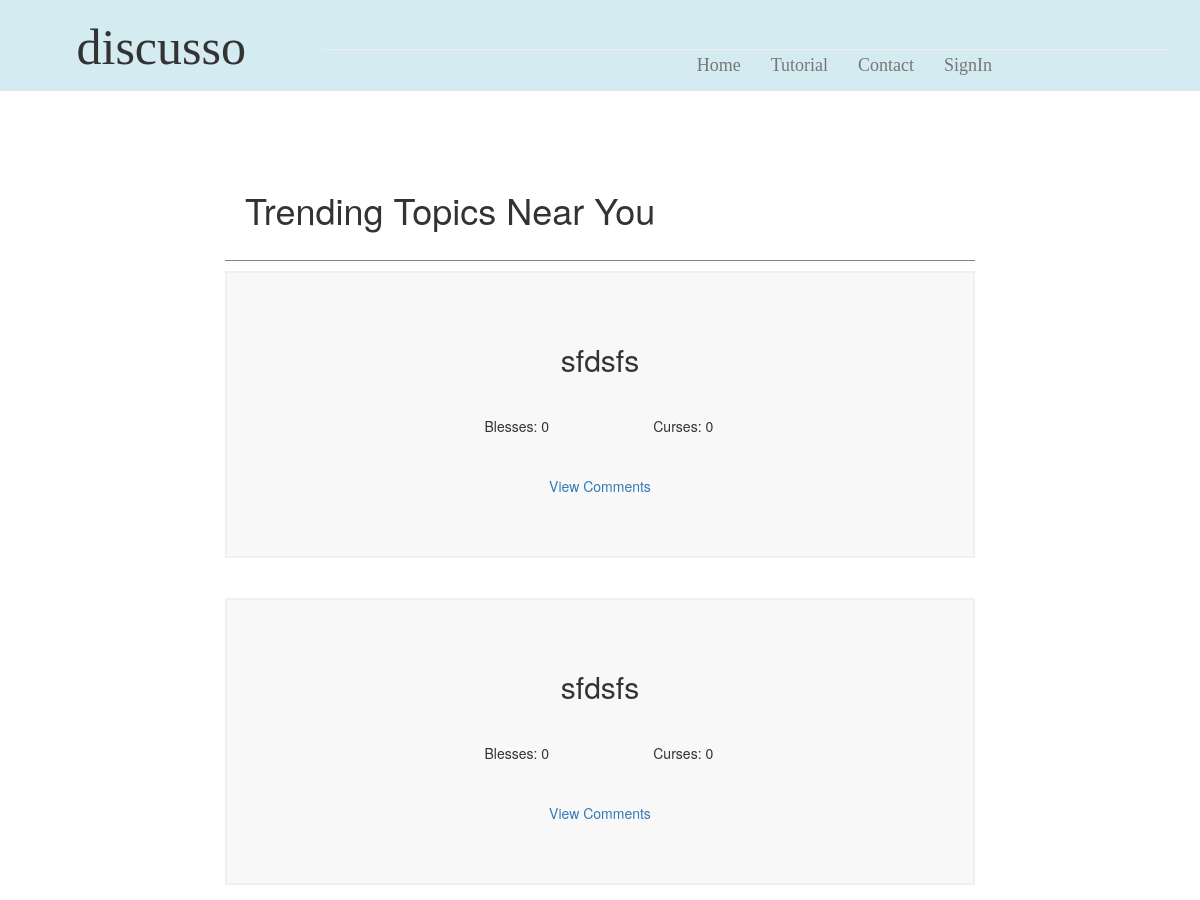
Page /homepage (upper part) on the earlier database version.
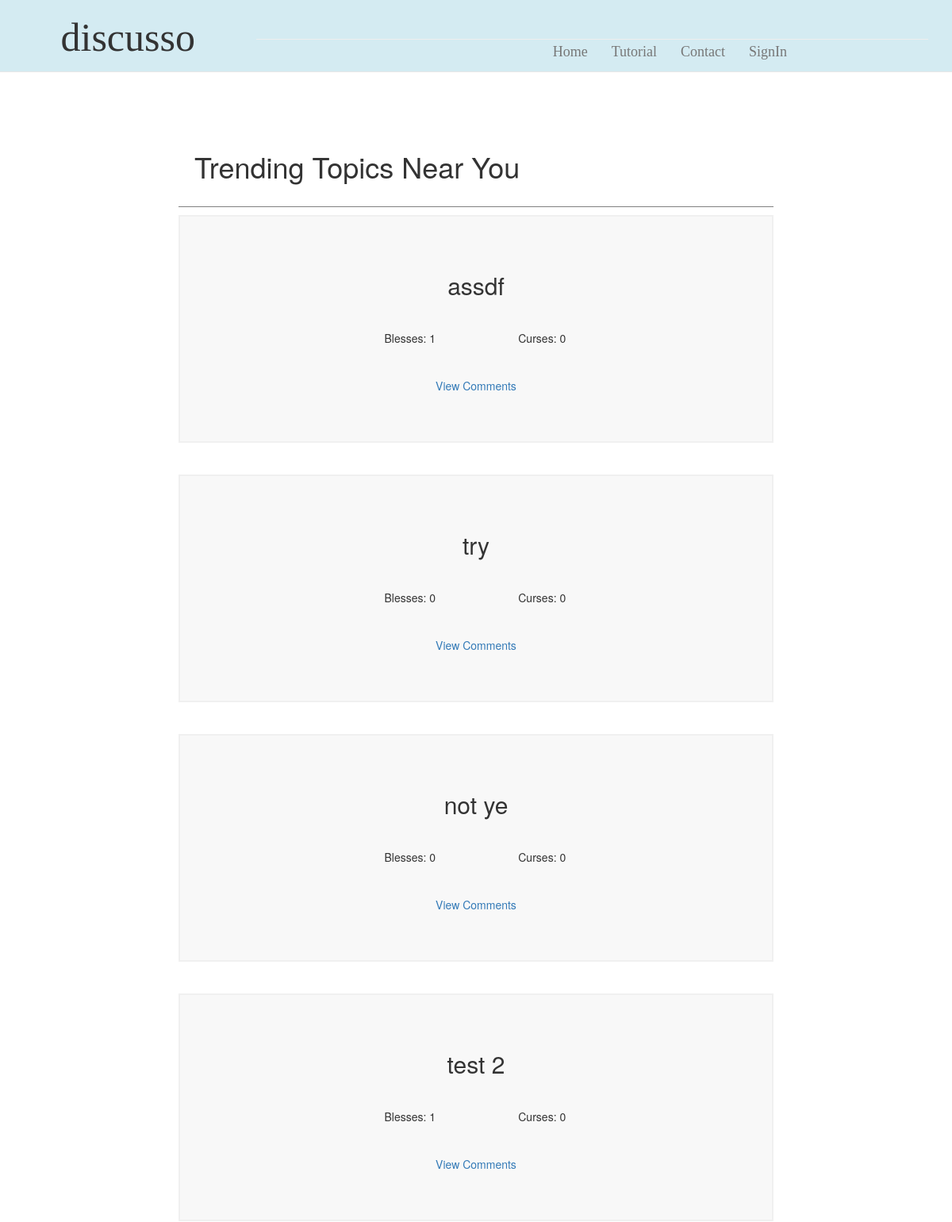
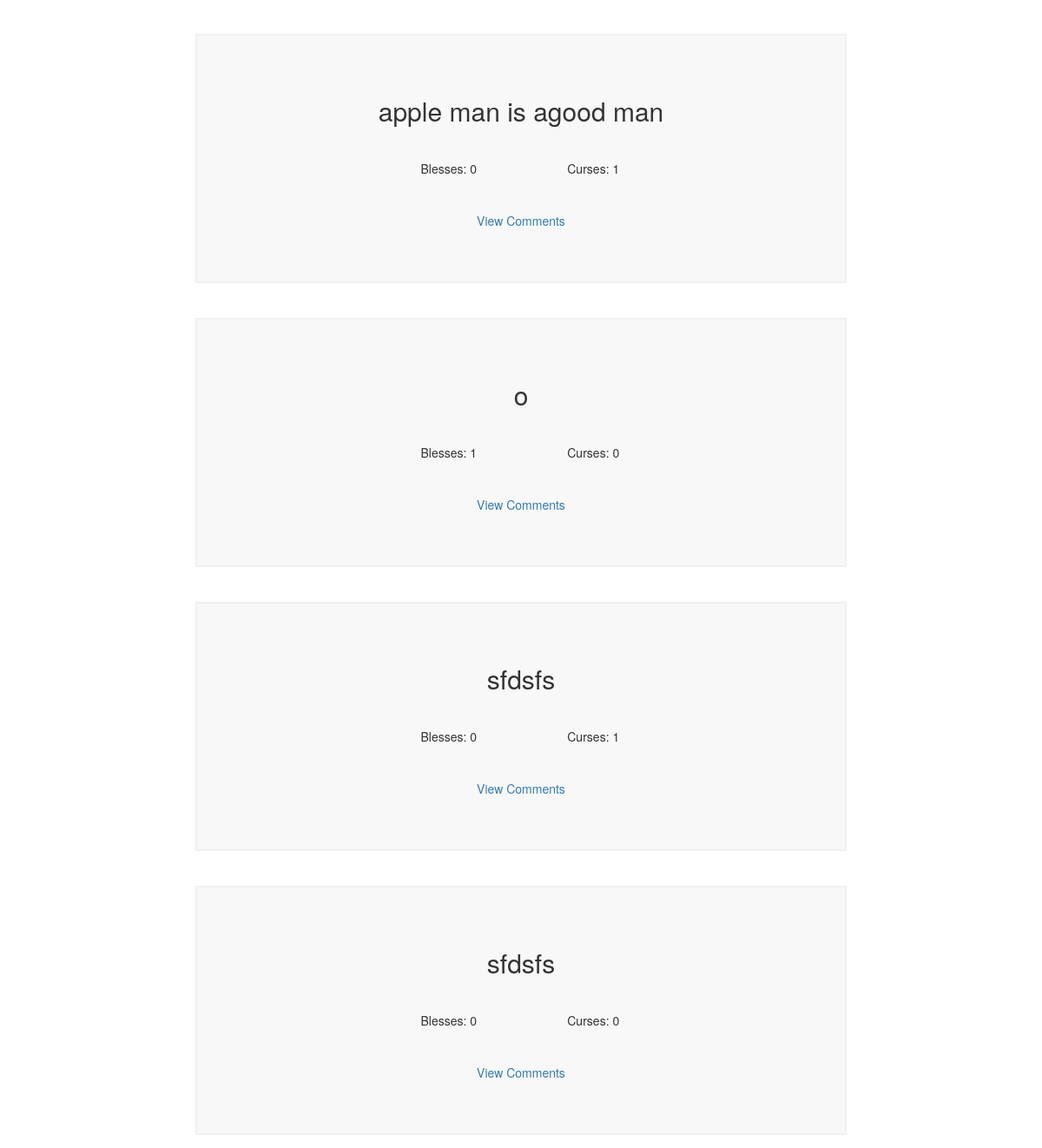
Same page on the later database version (2 pictures, top to bottom).
### app/models.py (models this page shows, shortened)
class Post(db.Model):
    id = db.Column(db.Integer, primary_key=True)
    title = db.Column(db.String(64))
    desc = db.Column(db.String(248))
    blesses = db.Column(db.Integer, default=0)
    curses = db.Column(db.Integer, default=0)
    timestamp = db.Column(db.DateTime, index=True, default=datetime.utcnow)
    user_id = db.Column(db.Integer, db.ForeignKey('user.id'))
    p_replies = db.relationship('Reply', backref='ogPost', lazy='dynamic')
    user_votes = db.relationship('Post_BC', backref='post', lazy='dynamic')

### app/routes.py (the view)
@app.route('/', methods=['GET', 'POST'])
@app.route('/homepage', methods=['GET', 'POST'])
def homepage():
    form = MakePostForm()
    allUsers = User.query.all()
    if form.validate_on_submit():
        post = Post(title=form.title.data, desc=form.desc.data,
                    user_id=current_user.id)
        db.session.add(post)
        db.session.commit()
        return render_template('homepage.html', title='Home', posts=Post.query.all(), form=form, user=allUsers)
    return render_template('homepage.html', title='Home', posts=Post.query.all(), form=form, user=allUsers)

### app/models.py (called while the page is built)
    def avatar(self, size):
        digest = md5(self.email.lower().encode('utf-8')).hexdigest()
        return 'https://www.gravatar.com/avatar/{}?d=identicon&s={}'.format(
            digest, size)

### app/templates/homepage.html (shortened to what this page needs)
{% extends "topbar.html" %}
{% block content %}
<div class="container-fluid">
	<div class="leftSide col-lg-2">
	</div>
	<div class="homePage col-lg-8">
		<div class="special">
			<h1> Trending Topics Near You</h1>
		</div>
		{%for post in posts|reverse %}
		<div class="sampleTopic">
			<div class="heading">
				<h2> {{ post.title }} </h2>
			</div>
			<div class="innerTopic container-fluid">
				<div class="col-lg-3"></div>
				<div class="col-lg-3">
					<p>Blesses: {{post.blesses}} </p>
				</div>
				<div class="col-lg-3">
					<p>Curses: {{post.curses}} </p>
				</div>
				<div class="col-lg-3"></div>
			</div>
			<div class="links container-fluid">
				<div class="viewComment col-lg-4"></div>
				<div class="viewComment col-lg-4">
					<p><a href="{{ url_for('topic',postid = '') }}{{post.id}}"> View Comments </a> </p>
				</div>
				<div class="viewComment col-lg-4"></div>
			</div>
		</div>
		<br>
		<br>
		{% endfor %}
	</div>
	<div class="rightSide col-lg-2">
	</div>
</div>
{% endblock %}

### app/templates/topbar.html (shortened to what this page needs)
<html>
<head>
    <link rel="stylesheet" href="https://maxcdn.bootstrapcdn.com/bootstrap/3.4.0/css/bootstrap.min.css">
    <link rel="stylesheet" type="text/css" href="{{ url_for('static',filename='stylesheet.css') }}">
</head>
<body>
    <nav class="hidden-xs hidden-sm navbar navbar-default navbar-fixed-top">
        <div class="top container-fluid">
            <div class="hidden-xs hidden-sm navTitle col-lg-3">
                <div class="nav-brand">
                    <h1>discusso</h1>
                </div>
            </div>
            <div class="hidden-xs hidden-sm topbarRight col-lg-9">
                <div class="page-header">
                    <ul class="nav navbar-nav navbar-right">
                        <li><a href="{{ url_for('homepage') }}">Home</a></li>
                        <li><a href="{{ url_for('tutorial') }}">Tutorial</a></li>
                        <li><a href="{{ url_for('contact') }}">Contact</a></li>
                        {% if current_user.is_anonymous %}
                        <li><a href="{{ url_for('signin') }}">SignIn</a></li>
                        {% else %}
                        <li><a href="{{ url_for('profile',userid = '') }}{{current_user.id}}">Profile</a></li>
                        <li><a href="{{ url_for('logout') }}">Sign Out</a></li>
                        {% endif %}
                    </ul>
                </div>
            </div>
        </div>
    </nav>
    {% block content %}{% endblock %}
</body>
</html>

### app/static/stylesheet.css (style rules this page uses)
@media (min-width: 900px) { body { padding-top: 150px; } }
.navbar-default { text-align: center; background-color: #d4ebf2; font-family: Cambria, Cochin, Georgia, Times, 'Times New Roman', serif; font-size: large; }
.nav { padding-right: 30%; }
.page-header { padding-left: 30%; }
.navTitle h1 { font-size: 50px; }
.innerTopic { padding: 10px; }
.links { padding: 20px; }
.special { padding: 20px; border-bottom: 1px solid grey; margin-bottom: 10px; }
.heading { text-align: center; border-bottom: 1px; padding: 20px; }
.sampleTopic { padding: 30px; text-align: center; background-color: #F8F8F8; border: 2px solid #F0F0F0; }

Differences in the rows shown:
added Post: title "assdf", blesses "1", curses "0"
added Post: title "try", blesses "0", curses "0"
added Post: title "not ye", blesses "0", curses "0"
added Post: title "test 2", blesses "1", curses "0"
added Post: title "apple man is agood man", blesses "0", curses "1"
added Post: title "o", blesses "1", curses "0"
changed Post (number 7 of 8 on the later page): curses "0" → "1"
